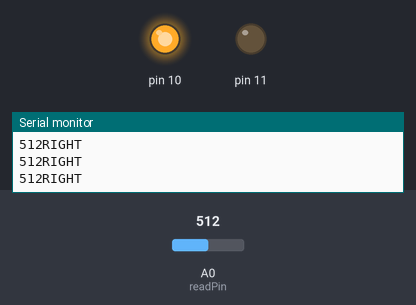
Bench run of a sketch on a simulated Arduino Uno, built with avr-gcc and run on an emulated ATmega328P. Parts: output pins drawn as LEDs (lit = HIGH), the last lines printed to the serial monitor. The inputs (shaded band) are chosen by the test bench; at power-on: A0 (readPin) = 512.

Above: at 1.3 s.
1.4 s: A0 (readPin) set to 499
At 1.8 s:
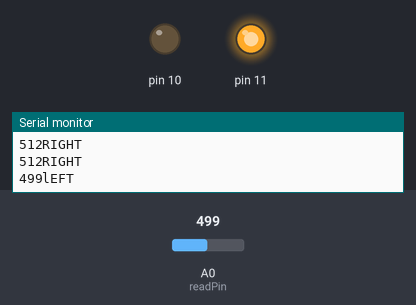
3.0 s: A0 (readPin) set to 522
At 4.1 s:
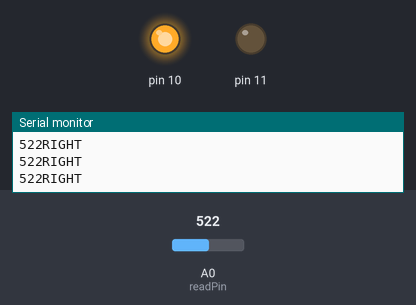
4.5 s: A0 (readPin) set to 511
At 5.3 s:
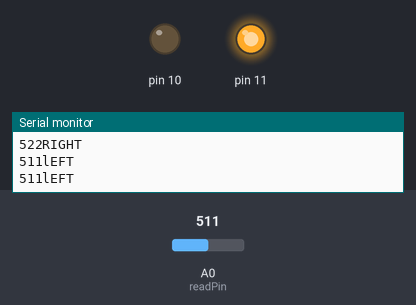
Timing chart, 0 to 7.5 s (numbered marks = the images above; inputs shaded):
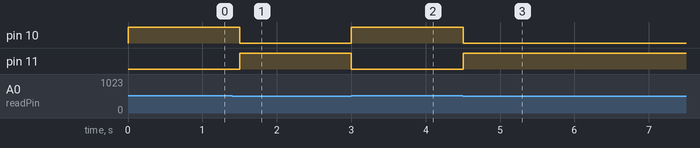

The sketch:

Potentiometer.ino
```cpp
int readPin = A0;
//float v2 = 0;
int readvalue;

void setup()
{
  pinMode(readPin, INPUT);
  pinMode(10, OUTPUT);
  pinMode(11, OUTPUT);
  Serial.begin(9600);
}

void loop()
{
  readvalue = analogRead(readPin);

  if(readvalue<512)
  {
    digitalWrite(10, LOW);
    digitalWrite(11, HIGH);
    Serial.print(readvalue);
    Serial.println("lEFT");
  }

  else
  {
    digitalWrite(10, HIGH);
    digitalWrite(11, LOW);
    Serial.print(readvalue);
    Serial.println("RIGHT");
  }

  delay(500);


}
```

Measured:
- the behaviour switches between 512 and 511 on A0 (readPin) (found by bisection; images 0 and 1)
- after the input at 1.4 s, pin 10: HIGH → LOW after 0.10 s; pin 11: LOW → HIGH after 0.10 s
- after the input at 3.0 s, pin 10: LOW → HIGH at once; pin 11: HIGH → LOW at once
- after the input at 4.5 s, pin 10: HIGH → LOW at once; pin 11: LOW → HIGH at once
